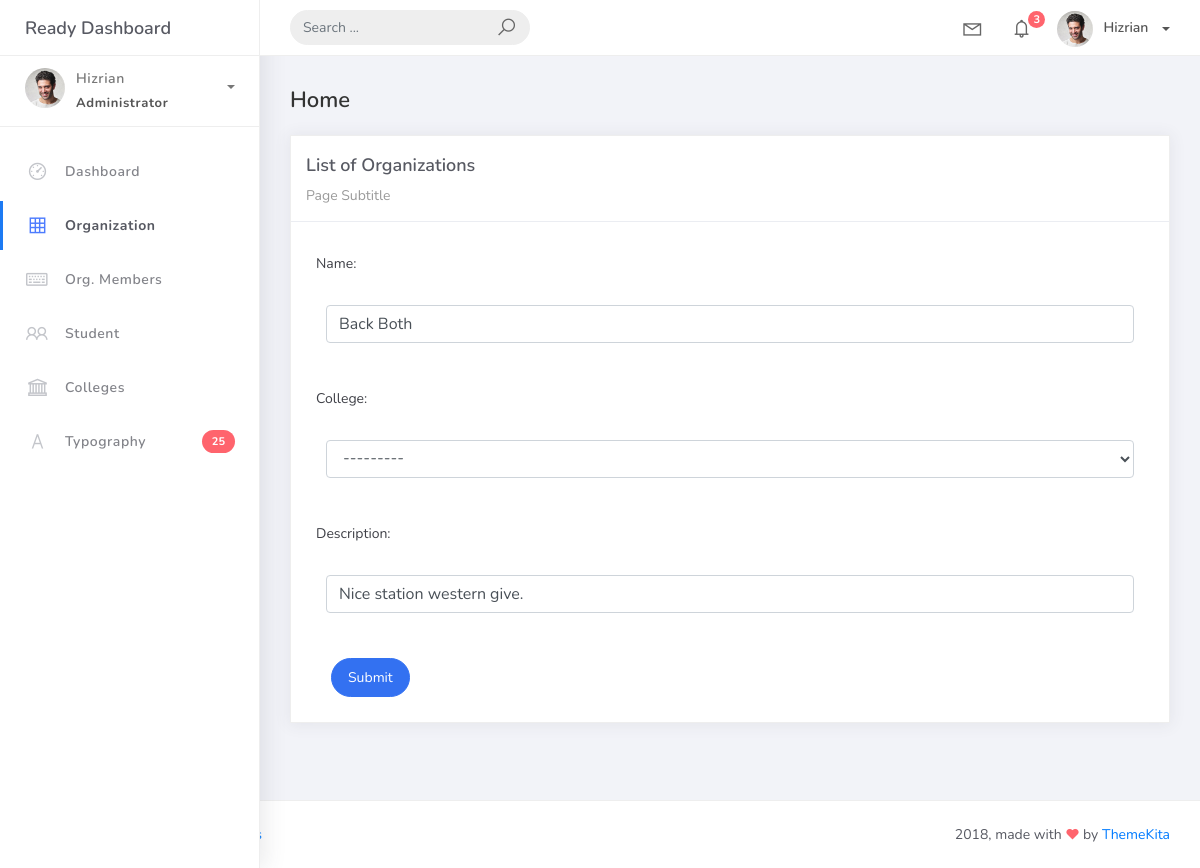
Screenshot of /organization_list/2/ with the database file from the repository.
### studentorg/models.py (models this page shows, shortened)
class BaseModel(models.Model):
    created_at = models.DateTimeField(auto_now_add=True, db_index=True)
    updated_at = models.DateTimeField(auto_now=True)
    class Meta:
        abstract = True

class Organization(BaseModel):
    name = models.CharField(max_length=250)
    college = models.ForeignKey(College, on_delete=models.CASCADE, null=True, blank=True)
    description = models.CharField(max_length=500)

### studentorg/views.py (the view)
# urls.py: path('organization_list/<int:pk>/',OrganizationUpdateView.as_view(), name='organization-update'),
class OrganizationUpdateView(UpdateView):
    model = Organization
    form_class = OrganizationForm
    template_name = 'org_edit.html'
    success_url = reverse_lazy('organization-list')

### studentorg/forms.py
class OrganizationForm(ModelForm):
    class Meta:
        model = Organization
        fields = "__all__"

### studentorg/models.py (called while the page is built)
    def __str__(self):
        return self.college_name

### templates/org_edit.html (shortened to what this page needs)
{% extends 'base.html' %} {% load static %} {% block content %}
<div class="content">
<div class="container-fluid">
<h4 class="page-title">Home</h4>
<div class="row">
<div class="col-md-12">
<div class="card">
<div class="card-header">
<div class="card-title">List of Organizations</div>
<div class="card-category">Page Subtitle</div>
</div>
<div class="col-md-6"></div>
<div class="card-body">
<form class="" action="" method="post" novalidate>
 {% csrf_token %} {% include 'includes/form.html' %}
<div class="form-group">
<div class="col-md-12 col-sm-3">
    <button type="submit" class="btn btn-primary btn-rounded">Submit</button>
</div>
</div>
</div>
</div>
</div>
</div>
</div>
</div>
</div>
</div>
{% endblock %}

### templates/includes/form.html (shortened to what this page needs)
{% load widget_tweaks %}
{% for field in form %}
<div class="field item form-group">
    <label>{{ field.label_tag }}</label>
    <div class="form-group">
        {% render_field field class="form-control" %}
    </div>
</div>
{% endfor %}

### rows the page displays
Organization: name "Back Both" "---------" "Nice station western give."

### other values shown
{{ field.label_tag }} "Name:" "College:" "Description:"
